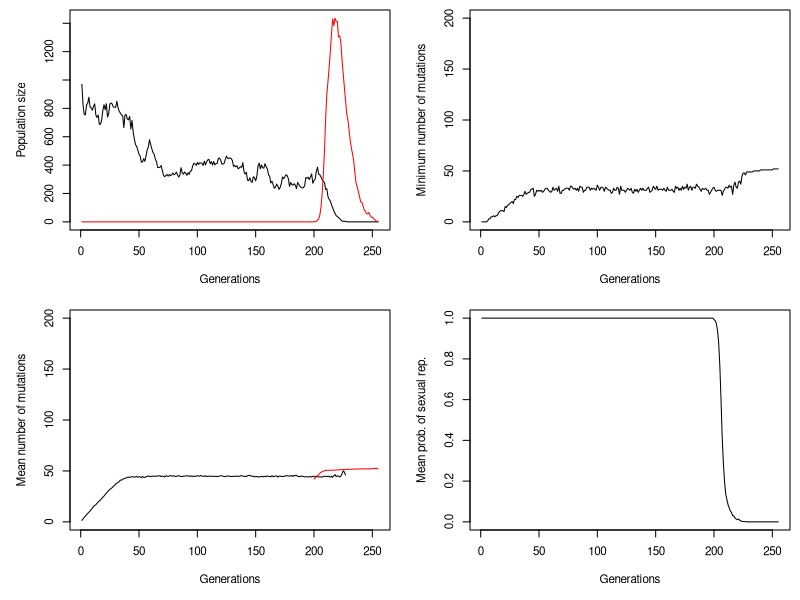

Reproduce this figure in R.
################################### Exercise sheet 5 ###################################

rm(list=ls()) # Clear all stored variables.

### Summary of parameters
TF    = 400   #Final time of observation
Npop  = 1000   # Initial population size
Lloci = 200    # Number of loci (max number of deleterious mutations)
kbar  = 50     # Number of deleterious mutations which epistasis is centered
u     = 0.007  # Mutation rate
s     = 0.02  # Deleterious fitness effect
f0    = 2.5   # Baseline fitness
GAMMA = 0.0003 # Density regulation 
sex.r = 0.5   # Sex ratio at birth
epsilon = 75  # Level of epistasis 

fitness = function(xi, exp = epsilon, kbar = 50){
  ### Fitness effects as a function of the number of deleterious mutations (xi)
  num = sum(xi)
  (1 - s) ^ ( (num/kbar) ^ exp )
}

mutate = function(xi){
  ### This function adds mutations at each locus with probability u. 
  new = xi + rbinom(Lloci, 1, u)
  1.0*(new>=1)
}

recombine = function(xi, xj){
  ### This function returns a recombined version of genomes xi and xj. 
  joint = c(xi, xj)
  joint[seq(1, Lloci) + Lloci*rbinom(Lloci, 1, 0.5) ]
}

count = function(a){
  ### Counts the number of total mutations in each individual
  asum = rep(0, length(a))
  for(idx in seq(1, length(a))) asum[idx] = sum(a[[idx]])
  asum
}

# Initialize population // Population starts completely sexual
popF.xi = rep(list(rep(0, Lloci)), (1-sex.r)*Npop)
popF.sigma = rep(1, (1-sex.r)*Npop)
popM.xi = rep(list(rep(0, Lloci)), sex.r*Npop)
popM.sigma = rep(1, sex.r*Npop)

# Vectors to save statistics
gens     = c()
pop.size = c()
popA.size = c()
popS.mean = c()
popA.mean = c()
pop.min  = c()
sigma.mean  = c()
popA.size  = c()

for (time in seq(1,TF)) {
  # Initialize vectors at each time step
  new_popF.xi = c()
  new_popF.sigma = c()
  new_popM.xi = c()
  new_popM.sigma = c()
  
  popOff.xi = c()
  popOff.sigma = c()
  popOffA.xi = c()
  popOffA.sigma = c()

  for (ind in seq(1, length(popF.xi))) { # For each adult
    xi = popF.xi[[ind]]  # Get its genome
    ps = popF.sigma[ind] # Gets its probability of sex
    Noff = rpois(1, f0) # Sample its number of offspring from a poisson distribution
    
    if(Noff > 0) { # If the number of offspring is greater than 0
      if (rbinom(1, 1, ps)){ # Individuals are produced sexually
        other = sample(length(popM.xi), size = Noff, replace = T) # Sample mate
        
        for (off in seq(1, Noff) ){ # Create the genome and sigma of offspring
          popOff.xi = append(popOff.xi, list(mutate(recombine(xi, popM.xi[[other[off]]]))))
          popOff.sigma = append(popOff.sigma, ifelse(rbinom(1,1,0.5), ps, popM.sigma[other[off]]) )
        } 
        
      } else { # Individuals are produced asexually
        for (off in seq(1, Noff)){
          popOffA.xi = append(popOffA.xi, list(mutate(xi)))
          popOffA.sigma = append(popOffA.sigma,  ps)
        } 
      }
      
    }
    
  }# End of loop over adults
  
  
  # Now comes the survival probability of these offspring
  reg = 1.0 / (1.0 + GAMMA * (length(popF.xi)+length(popM.xi)) )
  
  if(length(popOff.sigma)) 
  for(index in seq(1, length(popOff.xi)) )
    if(runif(1) < reg*fitness(popOff.xi[[index]])){ # Probability has two factors: density-dependency and mutations
      # If individual survives, then add it to the list of new_pop
      if(rbinom(1,1,sex.r)) {
        new_popM.xi = append(new_popM.xi, list(popOff.xi[[index]]))
        new_popM.sigma = append(new_popM.sigma, popOff.sigma[index])
      } else {
        new_popF.xi = append(new_popF.xi, list(popOff.xi[[index]]))
        new_popF.sigma = append(new_popF.sigma, popOff.sigma[index])
      }
    } 
  
  if(length(popOffA.sigma)) 
  for(index in seq(1, length(popOffA.xi)) )
    if(runif(1) < reg*fitness(popOffA.xi[[index]])){ # Probability has two factors: density-dependency and mutations
      # If individual survives, then add it to the list of new_pop
        new_popF.xi = append(new_popF.xi, list(popOffA.xi[[index]]))
        new_popF.sigma = append(new_popF.sigma, popOffA.sigma[index])
    } 
  
  # new_pop becomes the population
  popF.xi = new_popF.xi
  popM.xi = new_popM.xi
  popF.sigma = new_popF.sigma
  popM.sigma = new_popM.sigma
  
  # If you want to print at each time step
  print(c("Generation:", time, " - No. females: ", length(popF.xi), ", No. males: ", length(popM.xi), ", Mean no. of mutations: ",  mean(count(popF.xi))))
  
  # Ends simulation if extinction occurs
  if ( length(popF.xi) == 0  ) break
  
  ### ......
  if ( time == 200) popF.sigma[sample(length(popF.sigma), 1)] = 0
  
  # Measures at each time step
  gens = append(gens, time )
  pop.size =  append(pop.size, sum(popF.sigma==1)+length(popM.xi) )
  popA.size =  append(popA.size, sum(popF.sigma==0) )
  popS.mean = append(popS.mean, sum(count(popF.xi)*popF.sigma)/sum(popF.sigma))
  popA.mean = append(popA.mean, sum(count(popF.xi)*(1-popF.sigma)/sum(1-popF.sigma)))
  pop.min  =  append(pop.min , min(min(count(popF.xi))))
  sigma.mean  =  append(sigma.mean , mean(popF.sigma) ) 
}

# Plots
par(mfrow=c(2,2), cex=0.7, mai=c(0.7,0.7,0.1,0.1))
plot(gens, pop.size, 'l', ylim = c(0, max(max(pop.size), max(popA.size))), xlab="Generations", ylab = "Population size")
points(gens, popA.size, 'l', col="red")
plot(gens, pop.min , 'l', ylim = c(0, Lloci) , xlab="Generations", ylab = "Minimum number of mutations")
plot(gens, popS.mean, 'l', ylim = c(0, Lloci) , xlab="Generations", ylab = "Mean number of mutations")
points(gens, popA.mean, 'l', col="red")
plot(gens, sigma.mean, 'l', ylim = c(0, 1) , xlab="Generations", ylab = "Mean prob. of sexual rep.")


### Plot fitness
#par(mfrow=c(2,2), cex=0.7, mai=c(0.7,0.7,0.1,0.1))
#plot(seq(1, Lloci), sapply(seq(1, Lloci), fitness, exp=75, kbar=150 ), 
#     'l', xlab="No. of del. mutations", ylab="Survival probability,", ylim=c(-0.01, 1.01))

